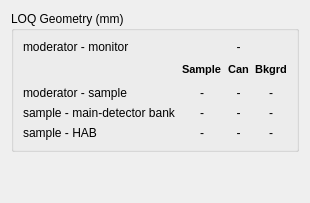
       <widget class="QWidget" name="page_3" >
        <layout class="QVBoxLayout" name="verticalLayout_8" >
         <item>
          <widget class="QGroupBox" name="loq_geometry" >
           <property name="title" >
            <string>LOQ Geometry (mm)</string>
           </property>
           <property name="checkable" >
            <bool>false</bool>
           </property>
           <layout class="QGridLayout" name="gridLayout_7" >
            <item row="1" column="1" >
             <widget class="QLabel" name="label_52" >
              <property name="text" >
               <string>&lt;!DOCTYPE HTML PUBLIC "-//W3C//DTD HTML 4.0//EN" "http://www.w3.org/TR/REC-html40/strict.dtd">
&lt;html>&lt;head>&lt;meta name="qrichtext" content="1" />&lt;style type="text/css">
p, li { white-space: pre-wrap; }
&lt;/style>&lt;/head>&lt;body style=" font-family:'MS Shell Dlg 2'; font-size:8.25pt; font-weight:400; font-style:normal;">
&lt;p style=" margin-top:0px; margin-bottom:0px; margin-left:0px; margin-right:0px; -qt-block-indent:0; text-indent:0px;">&lt;span style=" font-size:8pt; font-weight:600;">Sample&lt;/span>&lt;/p>&lt;/body>&lt;/html></string>
              </property>
             </widget>
            </item>
            <item row="1" column="2" >
             <widget class="QLabel" name="label_53" >
              <property name="text" >
               <string>&lt;!DOCTYPE HTML PUBLIC "-//W3C//DTD HTML 4.0//EN" "http://www.w3.org/TR/REC-html40/strict.dtd">
&lt;html>&lt;head>&lt;meta name="qrichtext" content="1" />&lt;style type="text/css">
p, li { white-space: pre-wrap; }
&lt;/style>&lt;/head>&lt;body style=" font-family:'MS Shell Dlg 2'; font-size:8.25pt; font-weight:400; font-style:normal;">
&lt;p style=" margin-top:0px; margin-bottom:0px; margin-left:0px; margin-right:0px; -qt-block-indent:0; text-indent:0px;">&lt;span style=" font-size:8pt; font-weight:600;">Can&lt;/span>&lt;/p>&lt;/body>&lt;/html></string>
              </property>
              <property name="alignment" >
               <set>Qt::AlignCenter</set>
              </property>
             </widget>
            </item>
            <item row="1" column="0" >
             <spacer name="horizontalSpacer_5" >
              <property name="orientation" >
               <enum>Qt::Horizontal</enum>
              </property>
              <property name="sizeHint" stdset="0" >
               <size>
                <width>40</width>
                <height>20</height>
               </size>
              </property>
             </spacer>
            </item>
            <item row="2" column="0" >
             <widget class="QLabel" name="label_54" >
              <property name="sizePolicy" >
               <sizepolicy vsizetype="Preferred" hsizetype="Fixed" >
                <horstretch>0</horstretch>
                <verstretch>0</verstretch>
               </sizepolicy>
              </property>
              <property name="text" >
               <string>moderator - sample</string>
              </property>
             </widget>
            </item>
            <item row="3" column="0" >
             <widget class="QLabel" name="label_55" >
              <property name="sizePolicy" >
               <sizepolicy vsizetype="Preferred" hsizetype="Fixed" >
                <horstretch>0</horstretch>
                <verstretch>0</verstretch>
               </sizepolicy>
              </property>
              <property name="text" >
               <string>sample - main-detector bank</string>
              </property>
             </widget>
            </item>
            <item row="2" column="1" >
             <widget class="QLabel" name="dist_sample_ms" >
              <property name="text" >
               <string>-</string>
              </property>
              <property name="alignment" >
               <set>Qt::AlignCenter</set>
              </property>
              <property name="textInteractionFlags" >
               <set>Qt::LinksAccessibleByMouse</set>
              </property>
             </widget>
            </item>
            <item row="2" column="2" >
             <widget class="QLabel" name="dist_can_ms" >
              <property name="text" >
               <string>-</string>
              </property>
              <property name="alignment" >
               <set>Qt::AlignCenter</set>
              </property>
              <property name="textInteractionFlags" >
               <set>Qt::LinksAccessibleByMouse</set>
              </property>
             </widget>
            </item>
            <item row="3" column="2" >
             <widget class="QLabel" name="dist_can_mdb" >
              <property name="text" >
               <string>-</string>
              </property>
              <property name="alignment" >
               <set>Qt::AlignCenter</set>
              </property>
             </widget>
            </item>
            <item row="3" column="1" >
             <widget class="QLabel" name="dist_smp_mdb" >
              <property name="text" >
               <string>-</string>
              </property>
              <property name="alignment" >
               <set>Qt::AlignCenter</set>
              </property>
             </widget>
            </item>
            <item row="4" column="0" >
             <widget class="QLabel" name="label_61" >
              <property name="sizePolicy" >
               <sizepolicy vsizetype="Preferred" hsizetype="Fixed" >
                <horstretch>0</horstretch>
                <verstretch>0</verstretch>
               </sizepolicy>
              </property>
              <property name="text" >
               <string>sample - HAB</string>
              </property>
             </widget>
            </item>
            <item row="4" column="1" >
             <widget class="QLabel" name="dist_smp_hab" >
              <property name="text" >
               <string>-</string>
              </property>
              <property name="alignment" >
               <set>Qt::AlignCenter</set>
              </property>
             </widget>
            </item>
            <item row="4" column="2" >
             <widget class="QLabel" name="dist_can_hab" >
              <property name="text" >
               <string>-</string>
              </property>
              <property name="alignment" >
               <set>Qt::AlignCenter</set>
              </property>
             </widget>
            </item>
            <item row="1" column="3" >
             <widget class="QLabel" name="label_62" >
              <property name="text" >
               <string>&lt;!DOCTYPE HTML PUBLIC "-//W3C//DTD HTML 4.0//EN" "http://www.w3.org/TR/REC-html40/strict.dtd">
&lt;html>&lt;head>&lt;meta name="qrichtext" content="1" />&lt;style type="text/css">
p, li { white-space: pre-wrap; }
&lt;/style>&lt;/head>&lt;body style=" font-family:'MS Shell Dlg 2'; font-size:8.25pt; font-weight:400; font-style:normal;">
&lt;p style=" margin-top:0px; margin-bottom:0px; margin-left:0px; margin-right:0px; -qt-block-indent:0; text-indent:0px;">&lt;span style=" font-size:8pt; font-weight:600;">Bkgrd&lt;/span>&lt;/p>&lt;/body>&lt;/html></string>
              </property>
              <property name="alignment" >
               <set>Qt::AlignCenter</set>
              </property>
             </widget>
            </item>
            <item row="2" column="3" >
             <widget class="QLabel" name="dist_bkgd_ms" >
              <property name="text" >
               <string>-</string>
              </property>
              <property name="alignment" >
               <set>Qt::AlignCenter</set>
              </property>
              <property name="textInteractionFlags" >
               <set>Qt::LinksAccessibleByMouse</set>
              </property>
             </widget>
            </item>
            <item row="3" column="3" >
             <widget class="QLabel" name="dist_bkgd_mdb" >
              <property name="text" >
               <string>-</string>
              </property>
              <property name="alignment" >
               <set>Qt::AlignCenter</set>
              </property>
             </widget>
            </item>
            <item row="4" column="3" >
             <widget class="QLabel" name="dist_bkgd_hab" >
              <property name="text" >
               <string>-</string>
              </property>
              <property name="alignment" >
               <set>Qt::AlignCenter</set>
              </property>
             </widget>
            </item>
            <item row="0" column="0" >
             <widget class="QLabel" name="label_63" >
              <property name="text" >
               <string>moderator - monitor </string>
              </property>
             </widget>
            </item>
            <item row="0" column="2" >
             <widget class="QLabel" name="dist_mod_mon" >
              <property name="font" >
               <font>
                <pointsize>9</pointsize>
                <weight>50</weight>
                <bold>false</bold>
               </font>
              </property>
              <property name="text" >
               <string>-</string>
              </property>
              <property name="alignment" >
               <set>Qt::AlignCenter</set>
              </property>
              <property name="textInteractionFlags" >
               <set>Qt::LinksAccessibleByMouse</set>
              </property>
             </widget>
            </item>
           </layout>
          </widget>
         </item>
         <item>
          <spacer name="verticalSpacer" >
           <property name="orientation" >
            <enum>Qt::Vertical</enum>
           </property>
           <property name="sizeHint" stdset="0" >
            <size>
             <width>20</width>
             <height>40</height>
            </size>
           </property>
          </spacer>
         </item>
        </layout>
       </widget>
